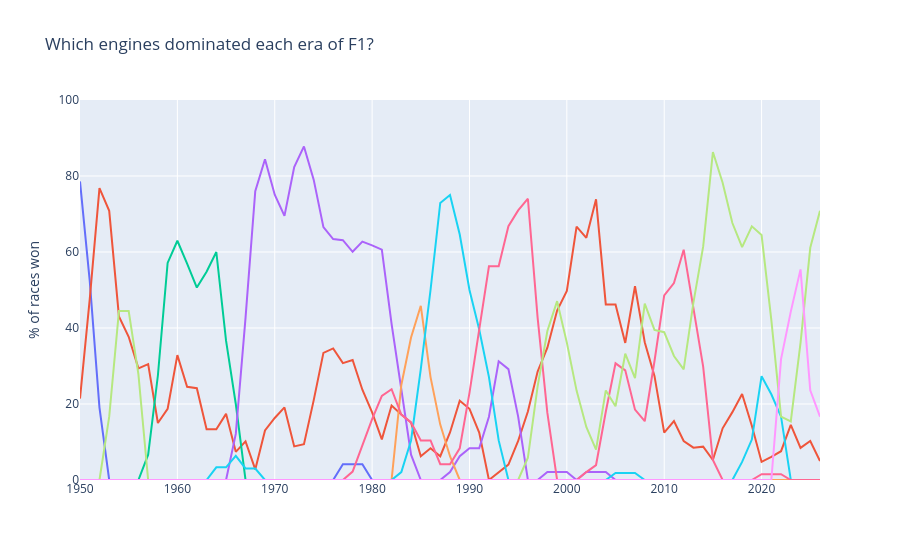
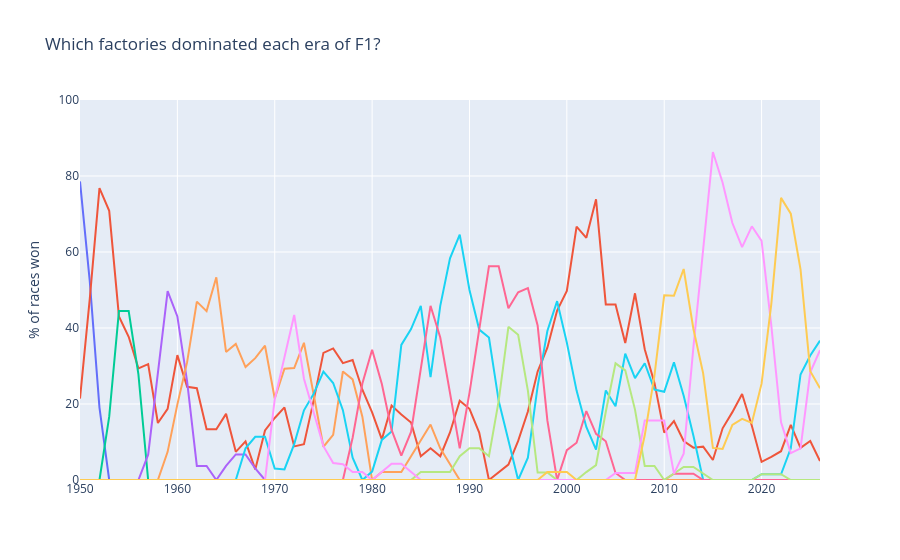

Here is the notebook cell these charts were saved with, in order:
### Code cell
fig_teams = era_chart(pivot, order, "Which teams dominated each era of F1?", "Team")
fig_engines = era_chart(engine_pivot, engine_order, "Which engines dominated each era of F1?", "Engine")
fig_factories = era_chart(factory_pivot, factory_order, "Which factories dominated each era of F1?", "Factory")

fig_engines.show()
fig_factories.show()
